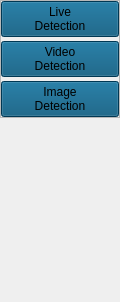
               <widget class="QWidget" name="page_1">
                <property name="geometry">
                 <rect>
                  <x>0</x>
                  <y>0</y>
                  <width>120</width>
                  <height>302</height>
                 </rect>
                </property>
                <property name="styleSheet">
                 <string notr="true"/>
                </property>
                <attribute name="label">
                 <string>Mask Detection</string>
                </attribute>
                <layout class="QVBoxLayout" name="verticalLayout_5">
                 <property name="spacing">
                  <number>0</number>
                 </property>
                 <property name="leftMargin">
                  <number>0</number>
                 </property>
                 <property name="topMargin">
                  <number>0</number>
                 </property>
                 <property name="rightMargin">
                  <number>0</number>
                 </property>
                 <property name="bottomMargin">
                  <number>0</number>
                 </property>
                 <item alignment="Qt::AlignTop">
                  <widget class="QFrame" name="frame_17">
                   <property name="frameShape">
                    <enum>QFrame::StyledPanel</enum>
                   </property>
                   <property name="frameShadow">
                    <enum>QFrame::Raised</enum>
                   </property>
                   <property name="lineWidth">
                    <number>0</number>
                   </property>
                   <layout class="QVBoxLayout" name="verticalLayout_9">
                    <property name="spacing">
                     <number>4</number>
                    </property>
                    <property name="leftMargin">
                     <number>0</number>
                    </property>
                    <property name="topMargin">
                     <number>0</number>
                    </property>
                    <property name="rightMargin">
                     <number>0</number>
                    </property>
                    <property name="bottomMargin">
                     <number>0</number>
                    </property>
                    <item>
                     <widget class="QPushButton" name="live_detect_btn">
                      <property name="styleSheet">
                       <string notr="true">background-color: rgb(0, 79, 118);</string>
                      </property>
                      <property name="text">
                       <string>Live
Detection</string>
                      </property>
                     </widget>
                    </item>
                    <item>
                     <widget class="QPushButton" name="vid_detect_btn">
                      <property name="styleSheet">
                       <string notr="true">background-color: rgb(0, 79, 118);</string>
                      </property>
                      <property name="text">
                       <string>Video
Detection</string>
                      </property>
                     </widget>
                    </item>
                    <item>
                     <widget class="QPushButton" name="img_detect_btn">
                      <property name="styleSheet">
                       <string notr="true">background-color: rgb(0, 79, 118);</string>
                      </property>
                      <property name="text">
                       <string>Image
Detection</string>
                      </property>
                     </widget>
                    </item>
                   </layout>
                  </widget>
                 </item>
                </layout>
               </widget>
